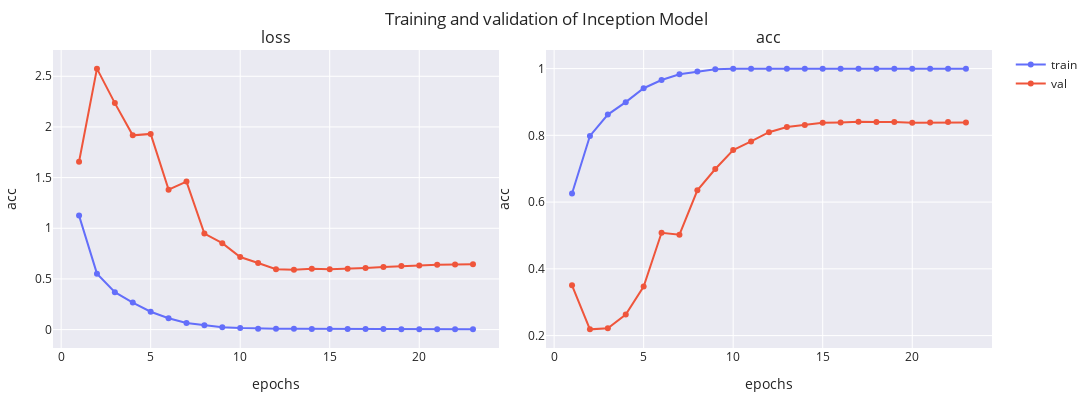

This figure's notebook cell:
### Markdown cell above
### 2.4. Inception block

### Code cell
inception = InceptionModel(num_classes=5, num_blocks=3, n_filters=[(32, 32, 64, 64) for _ in range(3)], kernel_size=7, dropout=0)
optimizer = Adam(learning_rate=1e-4)
inception.compile(optimizer=optimizer, loss="sparse_categorical_crossentropy", metrics=[SparseCategoricalAccuracy('acc')])
inception_history = train_model(
    inception,
    train_dataset,
    val_dataset,
    path=model_dir,
    epochs=50,
    verbose=1,
    lr_patience=5,
    val_patience=10
).history
print(
    f"Final loss: training -> {inception_history['loss'][-1]:.2f}, validation -> {inception_history['val_loss'][-1]:.2f}"
)
print(
    f"Final accuracy: training -> {inception_history['acc'][-1]:.2f}, validation -> {inception_history['val_acc'][-1]:.2f}"
)
plot_history(inception_history, ['loss', 'acc'], name='Inception Model')

### Figure 1 — Plotly figure (JSON) as saved in the notebook; plotly's stock layout.template omitted (floating-point values rounded to 4 significant figures)
{"data": [{"line": {"color": "#636EFA"}, "marker": {"color": "#636EFA"}, "mode": "lines+markers", "name": "train", "showlegend": true, "type": "scatter", "x": [1, 2, 3, 4, 5, 6, 7, 8, 9, 10, 11, 12, 13, 14, 15, 16, 17, 18, 19, 20, 21, 22, 23], "xaxis": "x", "y": [1.125, 0.5521, 0.3685, 0.266, 0.1759, 0.1125, 0.06509, 0.04392, 0.02193, 0.01448, 0.009075, 0.00772, 0.007326, 0.006444, 0.004491, 0.006374, 0.005253, 0.005069, 0.003044, 0.00223, 0.002251, 0.002266, 0.002384], "yaxis": "y"}, {"line": {"color": "#EF553B"}, "marker": {"color": "#EF553B"}, "mode": "lines+markers", "name": "val", "showlegend": true, "type": "scatter", "x": [1, 2, 3, 4, 5, 6, 7, 8, 9, 10, 11, 12, 13, 14, 15, 16, 17, 18, 19, 20, 21, 22, 23], "xaxis": "x", "y": [1.657, 2.575, 2.235, 1.917, 1.931, 1.381, 1.46, 0.9479, 0.8526, 0.7159, 0.6577, 0.5957, 0.5894, 0.5993, 0.5956, 0.5994, 0.6072, 0.6167, 0.6278, 0.6327, 0.6389, 0.6419, 0.6457], "yaxis": "y"}, {"line": {"color": "#636EFA"}, "marker": {"color": "#636EFA"}, "mode": "lines+markers", "name": "train", "showlegend": false, "type": "scatter", "x": [1, 2, 3, 4, 5, 6, 7, 8, 9, 10, 11, 12, 13, 14, 15, 16, 17, 18, 19, 20, 21, 22, 23], "xaxis": "x2", "y": [0.6259, 0.7983, 0.8621, 0.8994, 0.9412, 0.9657, 0.9829, 0.9913, 0.9978, 0.9994, 0.9997, 0.9997, 0.9997, 0.9997, 0.9997, 0.9997, 0.9997, 0.9997, 0.9998, 0.9997, 0.9997, 0.9997, 0.9997], "yaxis": "y2"}, {"line": {"color": "#EF553B"}, "marker": {"color": "#EF553B"}, "mode": "lines+markers", "name": "val", "showlegend": false, "type": "scatter", "x": [1, 2, 3, 4, 5, 6, 7, 8, 9, 10, 11, 12, 13, 14, 15, 16, 17, 18, 19, 20, 21, 22, 23], "xaxis": "x2", "y": [0.3508, 0.2187, 0.2222, 0.2632, 0.3469, 0.5082, 0.5022, 0.6353, 0.6992, 0.7561, 0.7818, 0.8095, 0.8248, 0.8308, 0.8377, 0.8387, 0.8407, 0.8402, 0.8402, 0.8377, 0.8387, 0.8397, 0.8387], "yaxis": "y2"}], "layout": {"annotations": [{"font": {"size": 16}, "showarrow": false, "text": "loss", "x": 0.2375, "xanchor": "center", "xref": "paper", "y": 1, "yanchor": "bottom", "yref": "paper"}, {"font": {"size": 16}, "showarrow": false, "text": "acc", "x": 0.7625, "xanchor": "center", "xref": "paper", "y": 1, "yanchor": "bottom", "yref": "paper"}], "height": 400, "margin": {"b": 10, "l": 10, "r": 10, "t": 50}, "title": {"text": "Training and validation of Inception Model"}, "width": 1200, "xaxis": {"anchor": "y", "domain": [0, 0.475], "title": {"text": "epochs"}}, "xaxis2": {"anchor": "y2", "domain": [0.525, 1], "title": {"text": "epochs"}}, "yaxis": {"anchor": "x", "domain": [0, 1], "title": {"text": "acc"}}, "yaxis2": {"anchor": "x2", "domain": [0, 1], "title": {"text": "acc"}}}}
